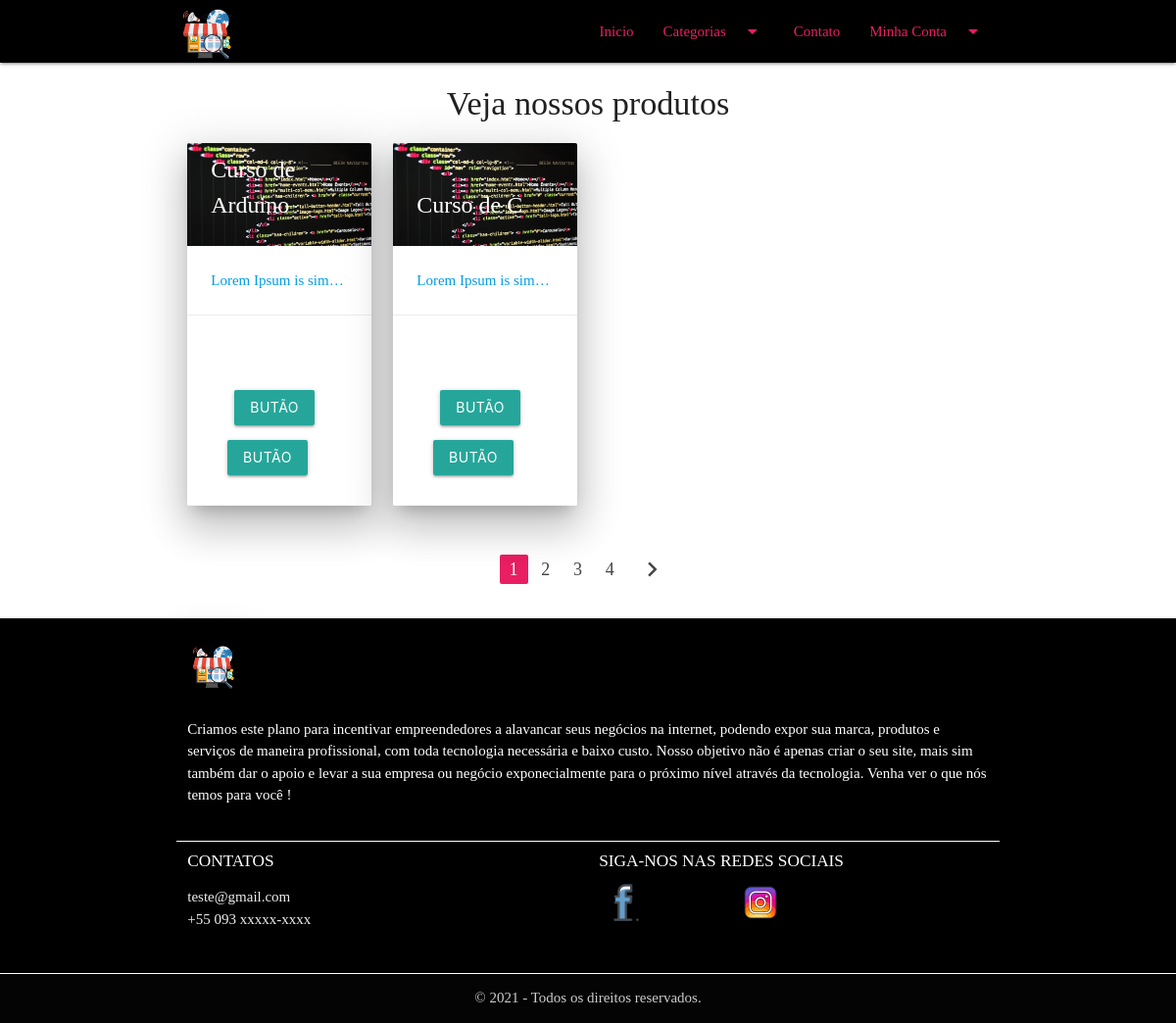
The app's page /, older data.
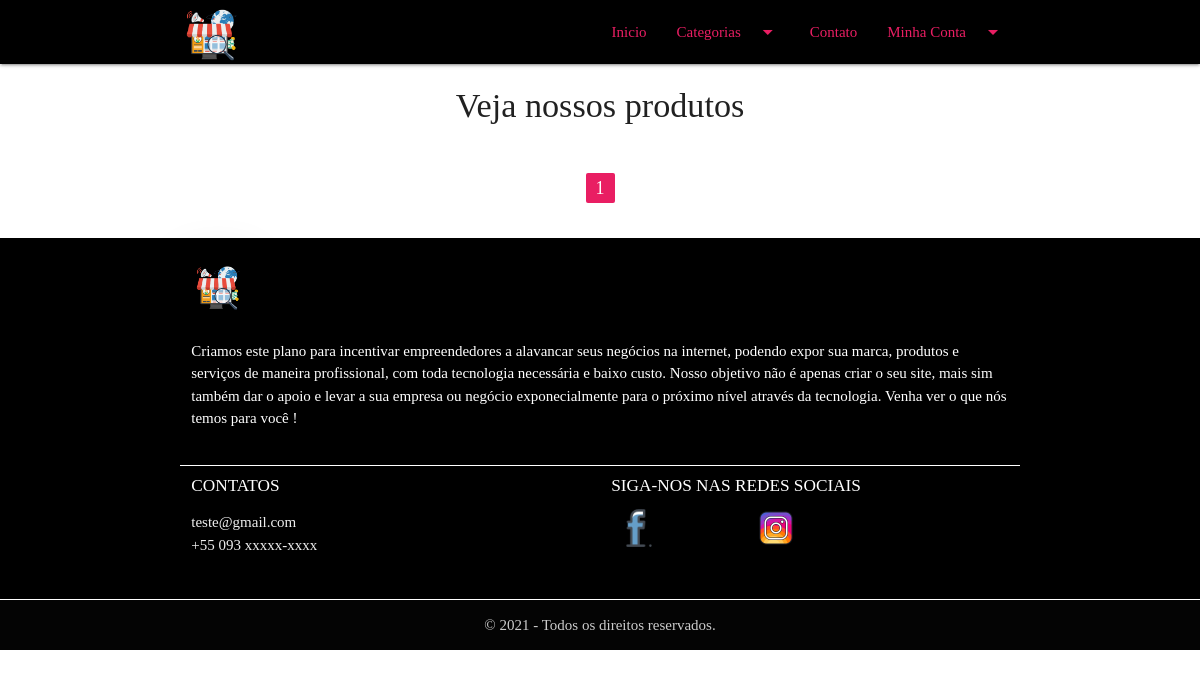
The same page, newer data.
### catalog/models.py (models this page shows, shortened)
class Produto(models.Model):
    nome = models.CharField('Nome', max_length=100)
    slug = models.SlugField('Identificador', max_length=100)
    categoria = models.ForeignKey('catalog.Categoria', verbose_name='Categoria', on_delete=models.PROTECT)
    descricao = models.TextField('Descrição', blank=True)
    preco = models.DecimalField('Preço', decimal_places=2, max_digits=8)# EX: 99999999, 99
    criado = models.DateTimeField('Criado em', auto_now_add=True)
    modificado = models.DateTimeField('Modificado em', auto_now=True)
    class Meta:
        verbose_name = 'Produtos'
        verbose_name_plural = 'Produtos'
        ordering = ['nome']

### catalog/views.py (the view)
# urls.py: path('', views.Lista_Produtos.as_view(), name='index'),#todos os produtos
class Lista_Produtos(generic.ListView):
    model = Produto
    template_name = 'catalog/lista_produtos.html'
    context_object_name = 'produtos'  #renomeando a variável que contem a lista de objetos que irá para o template
    paginate_by = 2 #vai para o template a variável paginator e a pag_obj

### catalog/context_processors.py (called while the page is built)
def categorias(request):
    return {
        'categorias': Categoria.objects.all()#retorna esse dicionario que será acessível com essa chave
    }

### core_app/templatetags/core_extras.py (called while the page is built)
@register.inclusion_tag('arquivos_html/paginacao.html', takes_context=True)#takes_context recebe True para não ser preciso passar parâmetro pelo template
def paginacao(context):
    return{#vai retornar esses objetos para o arquivo paginacao.html
        'paginator' : context['paginator'],
        'request' : context['request'],
        'page_obj' : context['page_obj']
    }

### catalog/templates/catalog/lista_produtos.html
{% extends 'arquivos_html/base.html' %}
{% load static %}
{% load core_extras %}
{% block container %}
<h4 class="title center">Veja nossos produtos</h4>
<div class="row">
    {% for produto in produtos %}
    <div class="col s12 m6 l3">
        <a href="{% url 'detalhe-produto' produto.slug %}">
            <div class="card z-depth-5">
                <div class="card-image">
                    <img src="{% static 'img/produtos/html.jpg' %}">
                    <span class="card-title">{{ produto.nome }}</span>
                </div>
                <div class="card-content">
                    <p class="truncate">{{ produto.descricao }}</p>
                </div>
                <div class="card-action center">
                    <ul class="left">
                        <li><a href="#"><button type="" class="btn">Butão</button></a></li>
                    </ul>
                    <ul class="rigth">
                        <li><a href="#"><button type="" class="btn">Butão</button></a></li>
                    </ul>
                </div>
            </div>
        </a>
    </div>
    {% endfor %}
</div>
{% paginacao %}
{% endblock %}

### core_app/templates/arquivos_html/base.html (shortened to what this page needs)
{% load static %}
<!DOCTYPE html>
<html lang="pt-br">
<head>
    <link rel="stylesheet" href="{% static 'css/materialize.min.css' %}">
    <link rel="stylesheet" href="{% static 'css/custom.css' %}">
</head>
<body>
    {% block header %}
    <section>
        <header>
            <div class="navbar-fixed">
                <nav class="black">
                    <div class="nav-wrapper container">
                        <a href="{% url 'index' %}"><img class="rigth brand-logo" src="{% static 'img/ecommerce.png' %}"
                                alt="logo" height="70"></a>
                        <ul class="right hide-on-med-and-down">
                            <li><a href="{% url 'index' %}" class="pink-text">Inicio</a></li>
                            <li><a class="dropdown-trigger pink-text" href="#!" data-target="dropdown2"
                                    data-beloworigin="true">Categorias<i
                                        class="material-icons right">arrow_drop_down</i></a>
                            </li>
                            <li><a href="{% url 'contato' %}" class="pink-text">Contato</a></li>
                            <ul class="right hide-on-med-and-down">
                                <li><a class="dropdown-trigger pink-text" href="#!" data-target="dropdown1"
                                        data-beloworigin="true">Minha Conta<i
                                            class="material-icons right">arrow_drop_down</i></a>
                                </li>
                            </ul>
                        </ul>
                    </div>
                    <div class="nav-content container">
                        <div class="nav-content">
                        </div>
                </nav>
            </div>
        </header>
    </section>
    {% endblock %}
    <section class="">
        <main class="container">
            {% block container %}
            {% endblock %}
        </main>
    </section>
    {% block footer %}
    <section>
        <footer class="page-footer black">
            <div class="container">
                <div class="row">
                    <div class="col s12">
                        <div><a href="#!"><img class="brand-logo z-depth-5" src="{% static 'img/ecommerce.png' %}"
                                    alt="logo" height="60"></a></div>
                        <div>
                            <p class="lighten-1" id="texto_rodape">Criamos este plano para incentivar empreendedores a
                                alavancar seus
                                negócios na internet, podendo expor sua marca, produtos e serviços de maneira
                                profissional,
                                com toda tecnologia necessária e baixo custo.
                                Nosso objetivo não é apenas criar o seu site, mais sim também dar o apoio e levar a
                                sua empresa ou negócio exponecialmente para o próximo nível através da tecnologia. Venha
                                ver o que nós temos para
                                você !</p>
                        </div>
                    </div>
                </div>
                <div class="divider white"></div>
                <div class="row">
                    <div class="col s6">
                        <h6 class="white-text"><strong>CONTATOS</strong></h6>
                        <ul>
                            <li><a class="grey-text text-lighten-3" href="#!">teste@gmail.com</a></li>
                            <li><a class="grey-text text-lighten-3" href="#!">+55 093 xxxxx-xxxx</a></li>
                        </ul>
                    </div>
                    <div class="col s6">
                        <h6 class="white-text"><strong>SIGA-NOS NAS REDES SOCIAIS</strong></h6>
                        <div class="row">
                            <div class="col s4">
                                <img src="{% static 'img/facebook_.png' %}" alt="50px" width="50px">
                            </div>
                            <div class="col s4">
                                <img src="{% static 'img/instagram_.png' %}" alt="50px" width="50px">
                            </div>
                        </div>
                    </div>
                </div>
            </div>
            <div class="divider white"></div>
            <div class="footer-copyright">
                <div class="container">
                    <div class="center">
                        © 2021 - Todos os direitos reservados.
                    </div>
                </div>
            </div>
        </footer>
    </section>
    {% endblock %}
</body>
</html>

### core_app/templates/arquivos_html/paginacao.html (shortened to what this page needs)
<div class="row">
    <div class="col s12">
        <ul class="pagination center">
            {% for page in paginator.page_range %}
            <li {% if page_obj.number == page %} class="active pink" {% endif %}><a class="waves-effect" href="?page={{ page }}">{{ page }}</a></li>
            {% endfor %}
            {% if page_obj.has_next %}
            <li class="waves-effect"> <a href="?page={{ page_obj.next_page_number }}"><i
                        class="material-icons">chevron_right</i></a></li>
            {% endif %}
        </ul>
    </div>
</div>

### core_app/static/css/custom.css (style rules this page uses)
html { font-family: 'Times New Roman', Times, serif; }

Row changes from the older to the newer data that the page shows:
removed Produto: nome "Curso de Arduino", descricao "Lorem Ipsum is sim…"
removed Produto: nome "Curso de C", descricao "Lorem Ipsum is sim…"
Text that changed along with them:
list line gone: "2"
list line gone: "3"
list line gone: "4"
